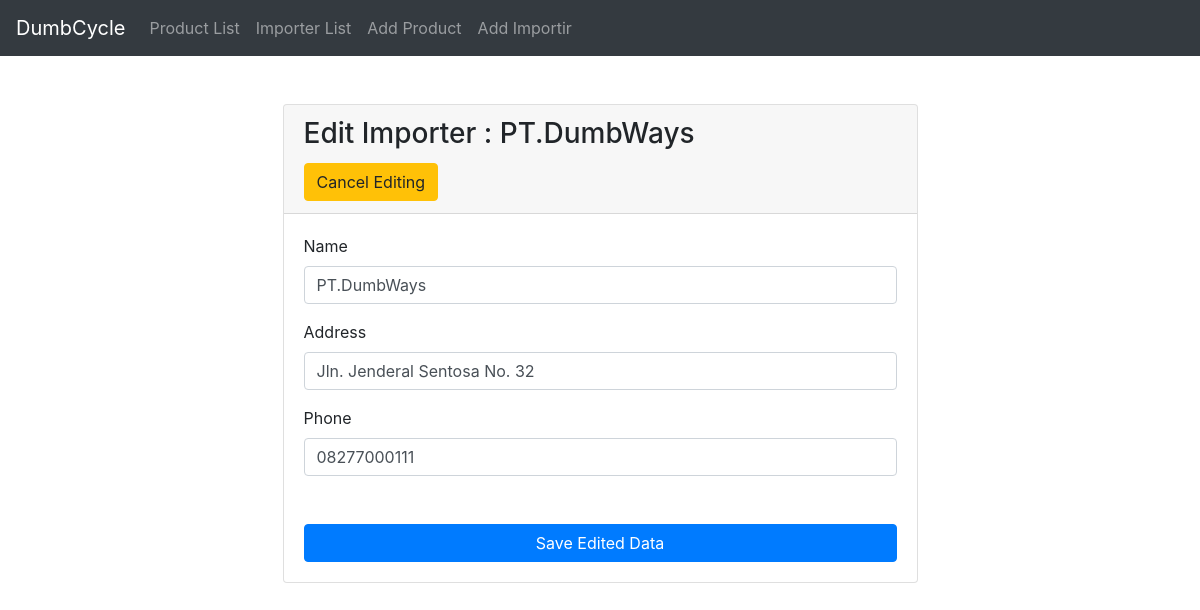
/edit_importir.php?id=1, run on the app's committed database.
### tables this page shows
CREATE TABLE `importir_tb` (
  `id` int(11) NOT NULL,
  `name` varchar(255) DEFAULT NULL,
  `address` text DEFAULT NULL,
  `phone` varchar(50) DEFAULT NULL
);

### importir_function.php (called while the page is built, shortened)
<?php
    include 'db.php';
    function query ($query) {
        global $conn;
        $result = mysqli_query($conn, $query);
        $products = [];
        while ($row = mysqli_fetch_assoc($result)) {
            $products[] = $row;
        }
        return $products;
    }
?>

### edit_importir.php (the view, shortened to what this page needs)
<?php
require 'db.php';
require 'importir_function.php';
$id = $_GET["id"];
$importir = query("SELECT * FROM importir_tb WHERE id = $id")[0];
?>
<!DOCTYPE html>
<html lang="en">
<head>
    <link rel="stylesheet" href="bootstrap/css/bootstrap.css">
</head>
<body>
    <?php include 'template/navbar.php'; ?>
    <div class="container mt-5">
        <div class="row justify-content-center">
            <div class="col-7">
                <div class="card">
                    <div class="card-header">
                        <h3 class="card-title">Edit Importer : <?= $importir["name"]; ?></h3>
                        <a href="importir_list.php" class="btn btn-warning">Cancel Editing</a>
                    </div>
                    <div class="card-body">
                        <form action="" method="POST">
                            <div class="form-group">
                                <label for="name">Name</label>
                                <input autocomplete="false" autofocus type="text" name="name" id="name" class="form-control" placeholder="Enter importer name here..." value="<?= $importir["name"]; ?>">
                            </div>
                            <div class="form-group">
                                <label for="address">Address</label>
                                <input type="text" name="address" id="address" class="form-control" placeholder="Importer address here..." value="<?= $importir["address"]; ?>">
                            </div>
                            <div class="form-group">
                                <label for="phone">Phone</label>
                                <input type="text" name="phone" id="phone" class="form-control" placeholder="Enter phone number here..." value="<?= $importir["phone"]; ?>">
                            </div>
                            <button name="submit" type="submit" class="btn btn-primary btn-block mt-5">Save Edited Data</button>
                        </form>
                    </div>
                </div>
            </div>
        </div>
    </div>
</body>
</html>

### data on the page
importir_tb: name "PT.DumbWays", address "Jln. Jenderal Sentosa No. 32", phone "08277000111"
